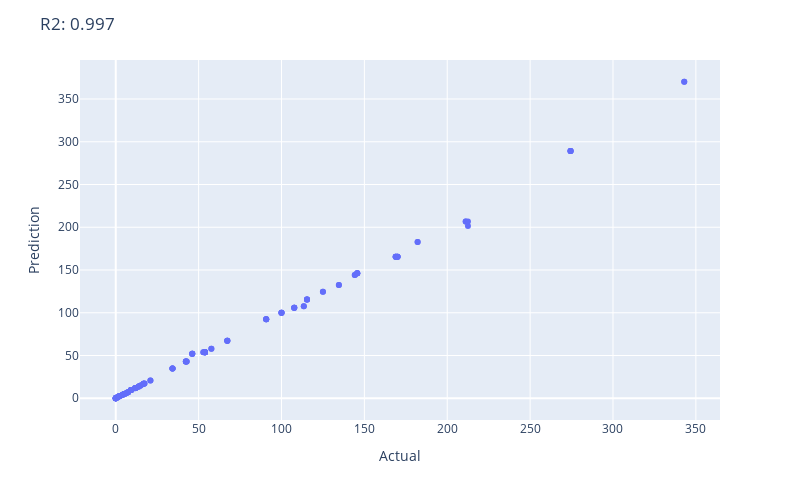

The notebook cell saved with this chart:
### Code cell
X_, y_, labels = process_data(X_test, window=window)
pred = grid.best_estimator_.predict(X_)
fig = px.scatter(x=y_, y=pred, hover_name=labels,
                 labels={
                     "y": "Prediction",
                     "x": "Actual"
                 })
fig.update_layout(
  autosize=False,
  width=800,
  height=500,
  title='R2: {:.3f}'.format(r2_score(y_, pred))
  )

### Figure 1 — Plotly figure (JSON) as saved in the notebook; plotly's stock layout.template omitted (floating-point values rounded to 4 significant figures; data arrays with more than 128 entries replaced by an {"elided": "..."} marker saying what was removed)
{"data": [{"hoverlabel": {"namelength": 0}, "hovertemplate": "<b>%{hovertext}</b><br><br>Actual=%{x}<br>Prediction=%{y}", "hovertext": {"elided": "144 str values"}, "legendgroup": "", "marker": {"color": "#636efa", "symbol": "circle"}, "mode": "markers", "name": "", "showlegend": false, "type": "scatter", "x": {"elided": "144 float values"}, "xaxis": "x", "y": {"elided": "144 float values"}, "yaxis": "y"}], "layout": {"autosize": false, "height": 500, "legend": {"tracegroupgap": 0}, "margin": {"t": 60}, "title": {"text": "R2: 0.997"}, "width": 800, "xaxis": {"anchor": "y", "domain": [0, 1], "title": {"text": "Actual"}}, "yaxis": {"anchor": "x", "domain": [0, 1], "title": {"text": "Prediction"}}}}
